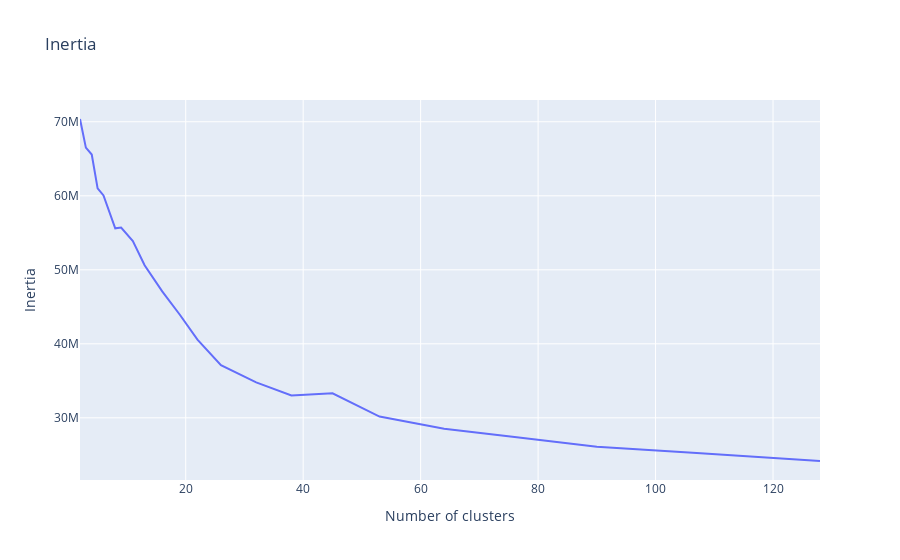
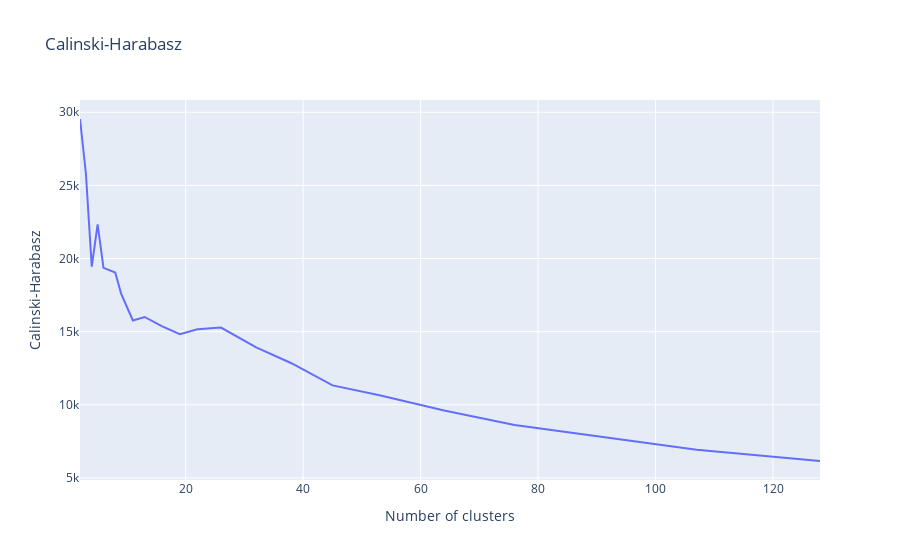
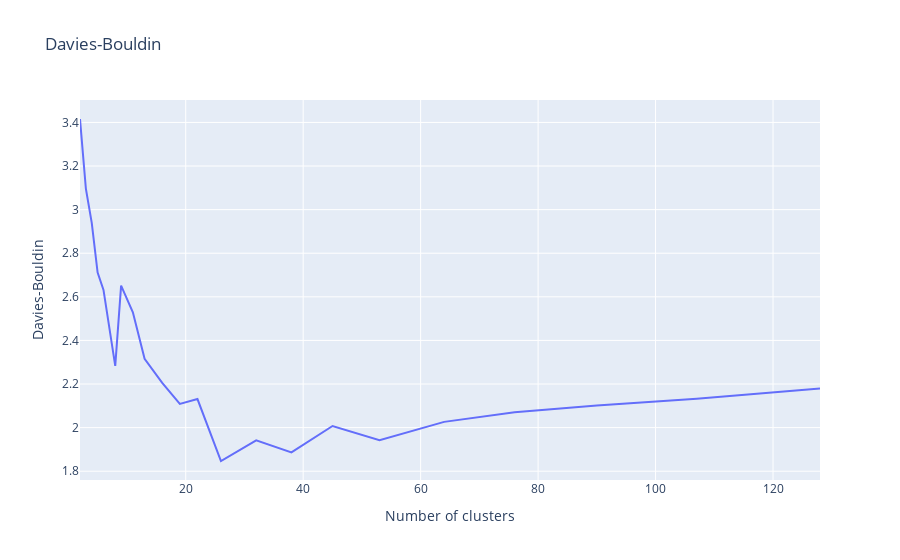

Notebook code cell kept with these figures, in order:
### Code cell
num_clusters = np.logspace(1, 7, num=25, base=2).astype(int)
inertia = []
calinski_harabasz = []
davies_bouldin = []
for k in tqdm(num_clusters):
    kmeans = MiniBatchKMeans(n_clusters=k, random_state=42).fit(articles_pca)
    inertia.append(kmeans.inertia_)
    calinski_harabasz.append(calinski_harabasz_score(articles_pca, kmeans.labels_))
    davies_bouldin.append(davies_bouldin_score(articles_pca, kmeans.labels_))


fig = px.line(
    x=num_clusters,
    y=inertia,
    title="Inertia",
    labels={"x": "Number of clusters", "y": "Inertia"},
)
fig.show()

fig = px.line(
    x=num_clusters,
    y=calinski_harabasz,
    title="Calinski-Harabasz",
    labels={"x": "Number of clusters", "y": "Calinski-Harabasz"},
)
fig.show()

fig = px.line(
    x=num_clusters,
    y=davies_bouldin,
    title="Davies-Bouldin",
    labels={"x": "Number of clusters", "y": "Davies-Bouldin"},
)
fig.show()

### Figure 1 — Plotly figure (JSON) as saved in the notebook; plotly's stock layout.template omitted (floating-point values rounded to 4 significant figures)
{"data": [{"hovertemplate": "Number of clusters=%{x}<br>Inertia=%{y}<extra></extra>", "legendgroup": "", "line": {"color": "#636efa", "dash": "solid"}, "marker": {"symbol": "circle"}, "mode": "lines", "name": "", "orientation": "v", "showlegend": false, "type": "scatter", "x": [2, 2, 2, 3, 4, 4, 5, 6, 8, 9, 11, 13, 16, 19, 22, 26, 32, 38, 45, 53, 64, 76, 90, 107, 128], "xaxis": "x", "y": [70380000.0, 70380000.0, 70380000.0, 66510000.0, 65580000.0, 65580000.0, 61000000.0, 60040000.0, 55600000.0, 55710000.0, 53870000.0, 50610000.0, 47090000.0, 43930000.0, 40560000.0, 37100000.0, 34780000.0, 33010000.0, 33310000.0, 30160000.0, 28530000.0, 27400000.0, 26090000.0, 25230000.0, 24160000.0], "yaxis": "y"}], "layout": {"legend": {"tracegroupgap": 0}, "title": {"text": "Inertia"}, "xaxis": {"anchor": "y", "domain": [0, 1], "title": {"text": "Number of clusters"}}, "yaxis": {"anchor": "x", "domain": [0, 1], "title": {"text": "Inertia"}}}}

### Figure 2 — Plotly figure (JSON) as saved in the notebook; plotly's stock layout.template omitted (floating-point values rounded to 4 significant figures)
{"data": [{"hovertemplate": "Number of clusters=%{x}<br>Calinski-Harabasz=%{y}<extra></extra>", "legendgroup": "", "line": {"color": "#636efa", "dash": "solid"}, "marker": {"symbol": "circle"}, "mode": "lines", "name": "", "orientation": "v", "showlegend": false, "type": "scatter", "x": [2, 2, 2, 3, 4, 4, 5, 6, 8, 9, 11, 13, 16, 19, 22, 26, 32, 38, 45, 53, 64, 76, 90, 107, 128], "xaxis": "x", "y": [29540.0, 29540.0, 29540.0, 25850.0, 19450.0, 19450.0, 22330.0, 19370.0, 19050.0, 17600.0, 15770.0, 16000.0, 15360.0, 14820.0, 15160.0, 15280.0, 13920.0, 12840.0, 11330.0, 10650.0, 9615.0, 8614.0, 7838.0, 6927.0, 6157.0], "yaxis": "y"}], "layout": {"legend": {"tracegroupgap": 0}, "title": {"text": "Calinski-Harabasz"}, "xaxis": {"anchor": "y", "domain": [0, 1], "title": {"text": "Number of clusters"}}, "yaxis": {"anchor": "x", "domain": [0, 1], "title": {"text": "Calinski-Harabasz"}}}}

### Figure 3 — Plotly figure (JSON) as saved in the notebook; plotly's stock layout.template omitted (floating-point values rounded to 4 significant figures)
{"data": [{"hovertemplate": "Number of clusters=%{x}<br>Davies-Bouldin=%{y}<extra></extra>", "legendgroup": "", "line": {"color": "#636efa", "dash": "solid"}, "marker": {"symbol": "circle"}, "mode": "lines", "name": "", "orientation": "v", "showlegend": false, "type": "scatter", "x": [2, 2, 2, 3, 4, 4, 5, 6, 8, 9, 11, 13, 16, 19, 22, 26, 32, 38, 45, 53, 64, 76, 90, 107, 128], "xaxis": "x", "y": [3.416, 3.416, 3.416, 3.097, 2.939, 2.939, 2.711, 2.632, 2.283, 2.652, 2.529, 2.316, 2.205, 2.108, 2.131, 1.847, 1.942, 1.886, 2.007, 1.943, 2.026, 2.07, 2.101, 2.132, 2.18], "yaxis": "y"}], "layout": {"legend": {"tracegroupgap": 0}, "title": {"text": "Davies-Bouldin"}, "xaxis": {"anchor": "y", "domain": [0, 1], "title": {"text": "Number of clusters"}}, "yaxis": {"anchor": "x", "domain": [0, 1], "title": {"text": "Davies-Bouldin"}}}}
